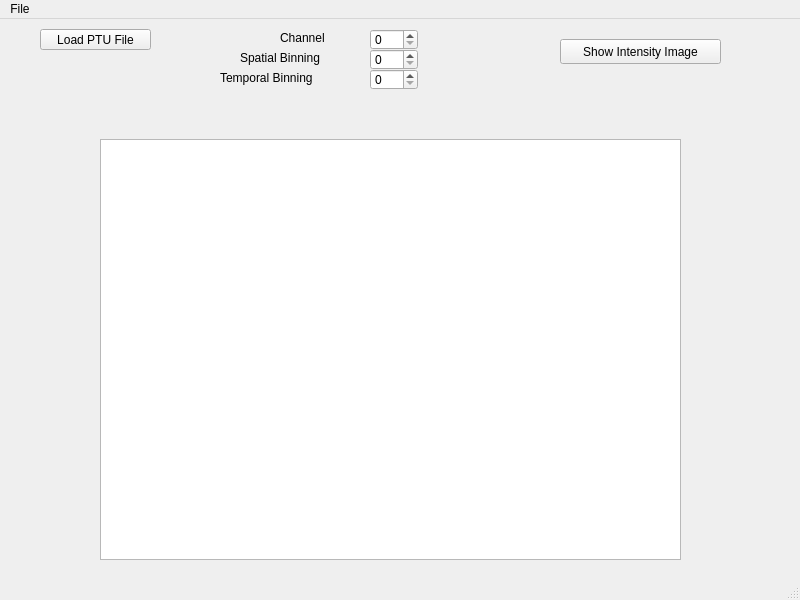
<?xml version="1.0" encoding="UTF-8"?>
<ui version="4.0">
 <class>mainWindow</class>
 <widget class="QMainWindow" name="mainWindow">
  <property name="geometry">
   <rect>
    <x>0</x>
    <y>0</y>
    <width>800</width>
    <height>600</height>
   </rect>
  </property>
  <property name="windowTitle">
   <string>MainWindow</string>
  </property>
  <widget class="QWidget" name="centralwidget">
   <widget class="QPushButton" name="pushButton_LoadPTU">
    <property name="geometry">
     <rect>
      <x>40</x>
      <y>10</y>
      <width>111</width>
      <height>21</height>
     </rect>
    </property>
    <property name="text">
     <string>Load PTU File</string>
    </property>
   </widget>
   <widget class="QGraphicsView" name="plotArea">
    <property name="geometry">
     <rect>
      <x>100</x>
      <y>120</y>
      <width>581</width>
      <height>421</height>
     </rect>
    </property>
   </widget>
   <widget class="QLabel" name="label_channel">
    <property name="geometry">
     <rect>
      <x>280</x>
      <y>10</y>
      <width>67</width>
      <height>17</height>
     </rect>
    </property>
    <property name="text">
     <string>Channel</string>
    </property>
   </widget>
   <widget class="QLabel" name="label_spatialBinning">
    <property name="geometry">
     <rect>
      <x>240</x>
      <y>30</y>
      <width>101</width>
      <height>17</height>
     </rect>
    </property>
    <property name="text">
     <string>Spatial Binning</string>
    </property>
   </widget>
   <widget class="QLabel" name="label_temporalBinning">
    <property name="geometry">
     <rect>
      <x>220</x>
      <y>50</y>
      <width>121</width>
      <height>17</height>
     </rect>
    </property>
    <property name="text">
     <string>Temporal Binning</string>
    </property>
   </widget>
   <widget class="QSpinBox" name="spinBox_channel">
    <property name="geometry">
     <rect>
      <x>370</x>
      <y>10</y>
      <width>48</width>
      <height>21</height>
     </rect>
    </property>
    <property name="maximum">
     <number>3</number>
    </property>
   </widget>
   <widget class="QSpinBox" name="spinBox_spatialBinning">
    <property name="geometry">
     <rect>
      <x>370</x>
      <y>30</y>
      <width>48</width>
      <height>21</height>
     </rect>
    </property>
    <property name="maximum">
     <number>8</number>
    </property>
   </widget>
   <widget class="QSpinBox" name="spinBox_temporalBinning">
    <property name="geometry">
     <rect>
      <x>370</x>
      <y>50</y>
      <width>48</width>
      <height>21</height>
     </rect>
    </property>
    <property name="maximum">
     <number>8</number>
    </property>
   </widget>
   <widget class="QPushButton" name="pushButton_showIntensityImage">
    <property name="geometry">
     <rect>
      <x>560</x>
      <y>20</y>
      <width>161</width>
      <height>25</height>
     </rect>
    </property>
    <property name="text">
     <string>Show Intensity Image</string>
    </property>
   </widget>
  </widget>
  <widget class="QMenuBar" name="menubar">
   <property name="geometry">
    <rect>
     <x>0</x>
     <y>0</y>
     <width>800</width>
     <height>22</height>
    </rect>
   </property>
   <widget class="QMenu" name="menuFile">
    <property name="title">
     <string>File</string>
    </property>
    <addaction name="actionQuit"/>
   </widget>
   <addaction name="menuFile"/>
  </widget>
  <widget class="QStatusBar" name="statusbar"/>
  <action name="actionQuit">
   <property name="text">
    <string>Quit</string>
   </property>
  </action>
 </widget>
 <resources/>
 <connections/>
</ui>
